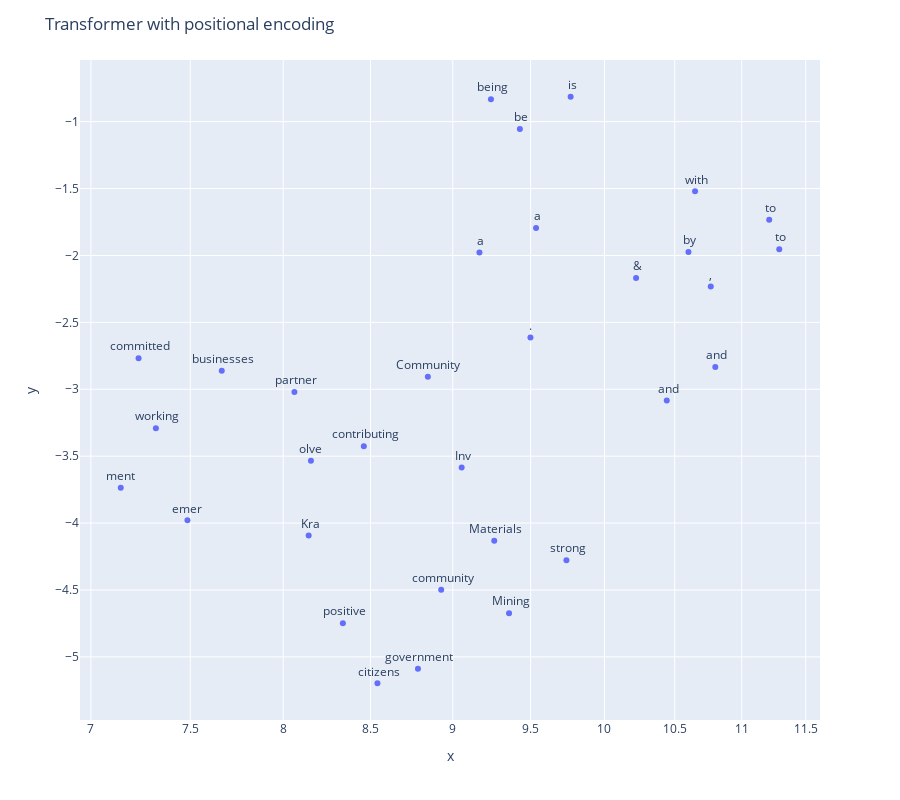

Here is the notebook cell this chart was saved with:
### Code cell
plot_embedding(token_emb_pos(model, tokens), tokens, title="Transformer with positional encoding")

### Figure 1 — Plotly figure (JSON) as saved in the notebook; plotly's stock layout.template omitted (floating-point values rounded to 4 significant figures)
{"data": [{"hovertemplate": "x=%{x}<br>y=%{y}<br>text=%{text}<extra></extra>", "legendgroup": "", "marker": {"color": "#636efa", "symbol": "circle"}, "mode": "markers+text", "name": "", "orientation": "v", "showlegend": false, "text": ["Community", " Inv", "olve", "ment", ".", " Kra", "emer", " Mining", " &", " Materials", " is", " committed", " to", " being", " a", " strong", " community", " partner", " by", " working", " with", " citizens", ",", " businesses", " and", " government", " to", " be", " a", " positive", " and", " contributing"], "textposition": "top center", "type": "scatter", "x": [8.845, 9.056, 8.156, 7.146, 9.499, 8.143, 7.485, 9.359, 10.22, 9.263, 9.768, 7.235, 11.21, 9.242, 9.536, 9.739, 8.928, 8.063, 10.6, 7.323, 10.65, 8.541, 10.77, 7.666, 10.44, 8.785, 11.29, 9.429, 9.168, 8.339, 10.8, 8.461], "xaxis": "x", "y": [-2.907, -3.584, -3.535, -3.736, -2.613, -4.093, -3.98, -4.673, -2.168, -4.131, -0.814, -2.768, -1.733, -0.8319, -1.795, -4.278, -4.498, -3.021, -1.974, -3.291, -1.521, -5.197, -2.232, -2.862, -3.083, -5.088, -1.953, -1.055, -1.979, -4.748, -2.834, -3.425], "yaxis": "y"}], "layout": {"height": 800, "legend": {"tracegroupgap": 0}, "margin": {"t": 60}, "title": {"text": "Transformer with positional encoding"}, "xaxis": {"anchor": "y", "domain": [0, 1], "title": {"text": "x"}, "type": "log"}, "yaxis": {"anchor": "x", "domain": [0, 1], "title": {"text": "y"}}}}
